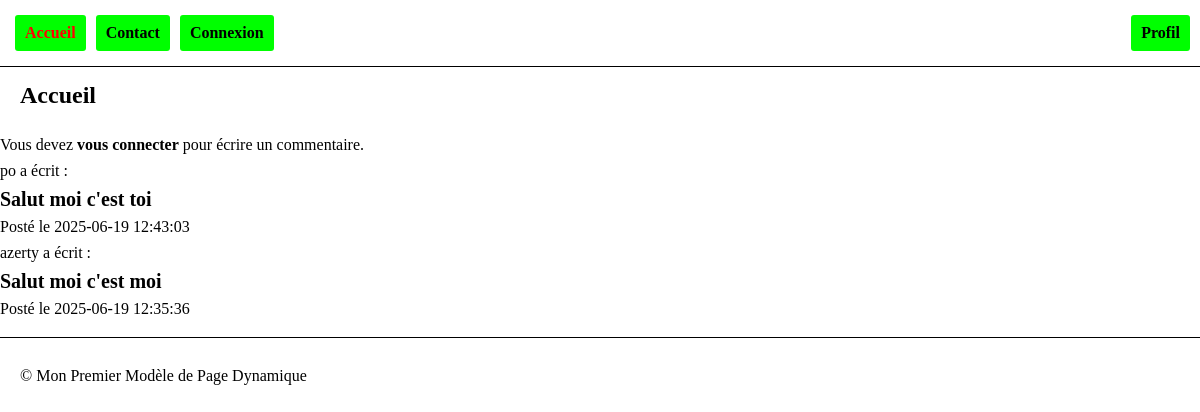
The page / on the database its author committed.
### tables this page shows
CREATE TABLE `t_commentaires_com` (
  `id` int NOT NULL,
  `contenu` text NOT NULL,
  `date_creation` datetime DEFAULT CURRENT_TIMESTAMP,
  `id_utilisateur` int NOT NULL
);

CREATE TABLE `t_utilisateur_uti` (
  `uti_id` int NOT NULL,
  `uti_pseudo` varchar(255) NOT NULL,
  `uti_email` varchar(255) NOT NULL,
  `uti_motdepasse` varbinary(255) NOT NULL,
  `uti_compte_active` tinyint(1) NOT NULL DEFAULT '1',
  `uti_code_activation` char(5) DEFAULT NULL
);

### core/gestionVue.php (called while the page is built, shortened)
<?php
function afficherVue(string $nomVue, array $args = [])
{
    $cheminTemplates = dirname(__DIR__) . '/app/views/templates/';
    $cheminVue = dirname(__DIR__) . '/app/views/' . $nomVue;
    extract($args);
    include $cheminTemplates . 'header.php';
    include $cheminVue;
    include $cheminTemplates . 'footer.php';
}
?>

### app/controllers/AccueilController.php (called while the page is built, shortened)
<?php
require_once dirname(__DIR__) . DIRECTORY_SEPARATOR . 'models' . DIRECTORY_SEPARATOR . 'CommentaireModel.php';
require_once dirname(__DIR__, 2) . DIRECTORY_SEPARATOR . 'core' . DIRECTORY_SEPARATOR . 'gestionVue.php';
function obtenirInfosPage(): array
{
    return [
        'titre' => 'Accueil',
        'description' => 'Bienvenue sur la page d\'accueil du site.'
    ];
}
function afficherAccueil()
{
    $args = obtenirInfosPage();
    $args['erreurs'] = $_SESSION['erreurs'] ?? [];
    $args['entreesUtilisateur'] = $_SESSION['entreesUtilisateur'] ?? [];
    $args['commentaires'] = recupererCommentaires();
    $args['csrf_token'] = genererTokenCSRF();
    afficherVue('accueil.php', $args);
}
?>

### app/models/CommentaireModel.php (called while the page is built, shortened)
<?php
function recupererCommentaires(): array {
    $pdo = obtenirConnexionBdd();
    try {
        $sql = "SELECT c.*, u.uti_pseudo
                FROM t_commentaires_com c
                JOIN t_utilisateur_uti u ON c.id_utilisateur = u.uti_id
                ORDER BY c.date_creation DESC";
        $stmt = $pdo->prepare($sql);
        $stmt->execute();
        return $stmt->fetchAll(PDO::FETCH_ASSOC);
    } catch (PDOException $e) {
        gererExceptions($e);
        return [];
    } finally {
        $pdo = null;
    }
}
?>

### app/views/accueil.php (the view, shortened to what this page needs)
<h1><?= htmlspecialchars($args['titre']) ?></h1>
<?php if (isset($_SESSION['utilisateurId'])): ?>
    <form method="POST" action="/">
        <div class="form-group">
        <label for="contenu">Votre commentaire :</label><br>
        <textarea name="contenu" id="contenu" required minlength="10" maxlength="3000"><?= htmlspecialchars($args['entreesUtilisateur']['contenu'] ?? '') ?></textarea><br>
        <?php if (!empty($args['erreurs']['contenu'])): ?>
            <p class="erreur"><?= htmlspecialchars($args['erreurs']['contenu']) ?></p>
        <?php endif; ?>
         <input type="hidden" name="csrf_token" value="<?= htmlspecialchars($args['csrf_token']) ?>">
        <button type="submit">Envoyer</button>
        </div>
    </form>
<?php else: ?>
    <p>Vous devez <a href="/connexion">vous connecter</a> pour écrire un commentaire.</p>
<?php endif; ?>
<?php foreach ($args['commentaires'] as $commentaire): ?>
    <div class="commentaire">
        <p><strong><?= htmlspecialchars($commentaire['uti_pseudo']) ?></strong> a écrit :</p>
        <p class="commentaire"><?= nl2br(htmlspecialchars($commentaire['contenu'])) ?></p>
        <p><small>Posté le <?= $commentaire['date_creation'] ?></small></p>
    </div>
<?php endforeach; ?>

### public/index.php (shortened to what this page needs)
<?php
$url = parse_url($_SERVER['REQUEST_URI'], PHP_URL_PATH);
$methode = $_SERVER['REQUEST_METHOD'];
$cheminControleurs = dirname(__DIR__) . DIRECTORY_SEPARATOR . 'app' . DIRECTORY_SEPARATOR . 'controllers' . DIRECTORY_SEPARATOR;
if ($url === '/' && $methode === 'GET')
{
    require_once $cheminControleurs . 'AccueilController.php';
    afficherAccueil();
}
?>

### app/views/templates/header.php (shortened to what this page needs)
<!DOCTYPE html>
<html lang="fr">
<head>
    <link rel="stylesheet" href="<?= BASE_URL ?>css/reset.css">
    <link rel="stylesheet" href="<?= BASE_URL ?>css/style.css">
</head>
<body>
    <header>
        <nav>
    <?php
require_once 'navigation.php';
genererMenu([
    'Accueil' => '/',
    'Contact' => '/contact',
    'Connexion' => '/connexion',
    'Profil' => '/profil'
]);
?>
        </nav>
    </header>
    <main>

### app/views/templates/navigation.php
<?php
function genererMenu($links) {
    echo '<ul>';
    $currentPage = rtrim($_SERVER['REQUEST_URI'], '/');
    foreach ($links as $label => $url) {
        $urlNormal = rtrim($url, '/');
        $activeClass = ($currentPage === $urlNormal) ? 'class="active"' : '';
        echo "<li $activeClass><a href=\"$url\">$label</a></li>";
    }
    echo '</ul>';
}
?>

### app/views/templates/footer.php
</main>
    <footer>
        <p>© Mon Premier Modèle de Page Dynamique</p>
    </footer>
</body>
</html>

### public/css/style.css (style rules this page uses)
header { padding:10px; border-bottom: 1px solid black; }
main { padding-top: 2vh; }
footer { padding-left:20px; padding-top: 20px; margin-top:20px; border-top: 1px solid black; }
ul { display: flex; }
li { padding: 10px; margin: 5px; background-color: #00ff00; border-radius: 3px; }
ul li:last-child:not(li.inscrire) { margin-left: auto; margin-right: 0; }
a { text-decoration: none; color: black; font-weight: bold; }
.active a { font-weight: bold; color: red; text-decoration: none; }
h1 { padding-left:20px; padding-bottom: 20px; font-weight: bold; font-size: 24px; }
p { margin-top: 10px; }
p.commentaire { font-weight: bold; font-size: 20px; }

### rows shown on the page
t_commentaires_com: t_utilisateur_uti.uti_pseudo "po", contenu "Salut moi c'est toi", date_creation "2025-06-19 12:43:03"
t_commentaires_com: t_utilisateur_uti.uti_pseudo "azerty", contenu "Salut moi c'est moi", date_creation "2025-06-19 12:35:36"

### other values the page prints
$label "Accueil"
$label "Contact"
$label "Connexion"
$label "Profil"
$args['titre'] "Accueil"
